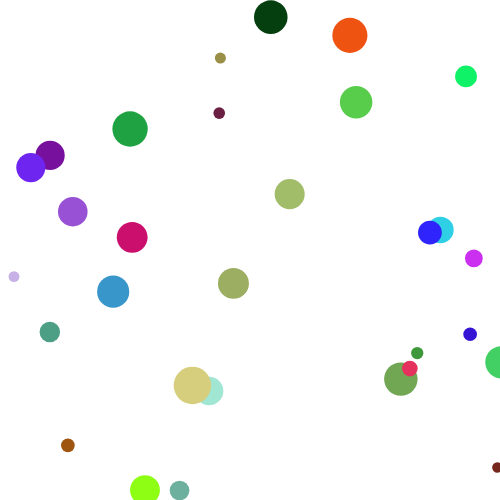
Frame 1 (no input)
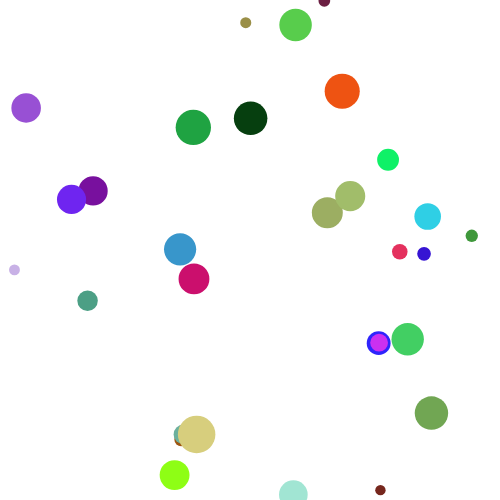
Frame 60 (no input)
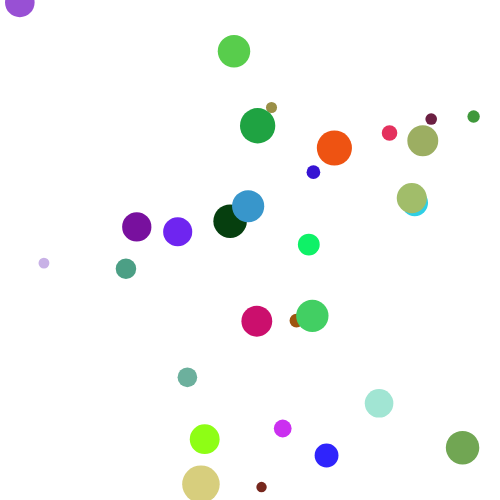
Frame 120 (the mouse pressed at the canvas centre since frame 60)

The p5.js sketch that drew these frames (run headless with seeded random() and noise() and a simulated clock; from frame 60 on, the mouse is pressed at the canvas centre):

// p5.js sketch
// ── sketch.js
let circles = []; // an array to store the circles
let numCircles = 30; // number of circles to generate at the start

function setup() {
  createCanvas(500, 500);
  noStroke();

  // generate circles at the start
  for (let i = 0; i < numCircles; i++) {
    let x = random(width);
    let y = random(height);
    let size = random(10, 40);
    let r = random(255);
    let g = random(255);
    let b = random(255);
    let speedX = random(-2, 2);
    let speedY = random(-2, 2);
    let circle = new Circle(x, y, size, r, g, b, speedX, speedY);
    circles.push(circle);
  }
}

function draw() {
  background(255);

  // loop through the circles array and update each circle
  for (let i = 0; i < circles.length; i++) {
    let circle = circles[i];
    circle.update();
    circle.display();
  }
}

function mouseClicked() {
  // add a new circle to the array when the mouse is clicked
  let newCircle = new Circle(mouseX, mouseY, random(10, 40), random(255), random(255), random(255), random(-2, 2), random(-2, 2));
  circles.push(newCircle);
}

// Circle class
class Circle {
  constructor(x, y, size, r, g, b, speedX, speedY) {
    this.x = x;
    this.y = y;
    this.size = size;
    this.r = r;
    this.g = g;
    this.b = b;
    this.speedX = speedX;
    this.speedY = speedY;
  }

  update() {
    // update the position of the circle based on its speed
    this.x += this.speedX;
    this.y += this.speedY;

    // bounce the circle off the edges of the canvas
    if (this.x < 0 || this.x > width) {
      this.speedX = -this.speedX;
    }
    if (this.y < 0 || this.y > height) {
      this.speedY = -this.speedY;
    }
  }

  display() {
    // draw the circle on the canvas
    fill(this.r, this.g, this.b);
    ellipse(this.x, this.y, this.size, this.size);
  }
}
